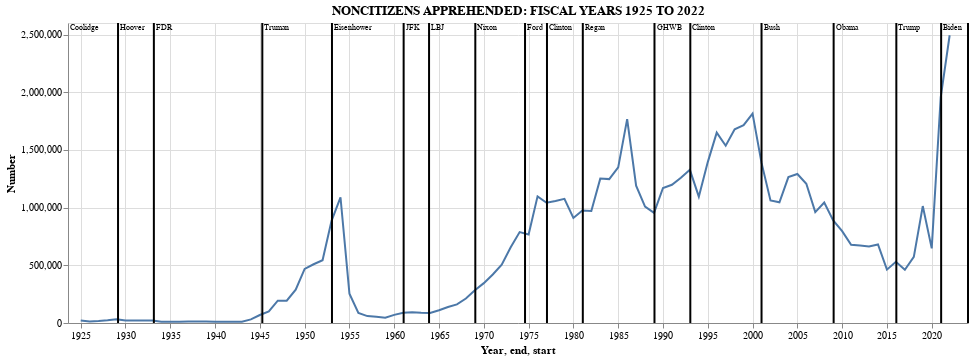

Notebook code for this chart:
### Markdown cell above
# Overview 

NONCITIZENS APPREHENDED: FISCAL YEARS 1925 TO 2020

1. Includes the 15 months from July 1, 1975 to September 30, 1976 because the end date of fiscal years was changed from June 30 to September 30.
2. Beginning in 2008, data include all administrative arrests conducted by ICE Enforcement and Removal Operations (ERO).
3. Beginning in 2009, data include administrative arrests conducted by ICE ERO and administrative arrests conducted under the 287(g) program.
4. The counting methodology for administrative arrests by ICE ERO was revised to align with ICE ERO reporting for 2016; for earlier years only one administrative arrest could be counted for the same person on the same day.
5. U.S. Border Patrol (USBP) data for 2020 include USBP encounters resulting in expulsions on public health grounds under U.S. Code Title 42 in response to the COVID-19 pandemic.
    - Note: Data refer to USBP apprehensions and encounters and ICE administrative arrests. Prior to 1952, data refer to USBP apprehensions. 
    - Source: U.S. Department of Homeland Security.
    

NONCITIZENS APPREHENDED BY PROGRAM AND BORDER PATROL SECTOR, INVESTIGATIONS SPECIAL AGENT IN CHARGE (SAC) JURISDICTION, AND AREA OF RESPONSIBILITY: FISCAL YEARS 2011 TO 2020

- Contains some X Not applicable.							
- Contains D Data withheld to limit disclosure.							
1. The counting methodology for administrative arrests by ICE ERO was revised to align with ICE ERO reporting for 2016; for earlier years only one administrative arrest could be counted for the same person on the same day.		
2. USBP data for 2020 include USBP encounters resulting in expulsions on public health grounds under U.S. Code Title 42 in response to the COVID-19 pandemic.							
3. Historical figures for ICE ERO administrative arrests may differ from those published by ICE due to updates to previously published numbers.							
    - Note: USBP data are current as of October 2020. ICE ERO data are current as of October 2020. ICE HSI data are current as of October 2020.							
    - Source: U.S. Department of Homeland Security.

### Code cell
base = alt.Chart(whole_immigration).mark_line().encode(x="Year",y="Number").properties(width=900)
presidents = pd.DataFrame([
    {
        "start": "1923-08-02",
        "end": "1929-03-03",
        "president": "Coolidge"
    },
    {
        "start": "1929-03-04",
        "end": "1933-03-03",
        "president": "Hoover"
    },
    {
        "start": "1933-03-04",
        "end": "1945-04-11",
        "president": "FDR"
    },
    {
        "start": "1945-04-12",
        "end": "1953-01-19",
        "president": "Truman"
    },
    {
        "start": "1953-01-20",
        "end": "1961-01-19",
        "president": "Eisenhower"
    },
   {
        "start": "1961-01-20",
        "end": "1963-11-21",
        "president": "JFK"
    },
   {
        "start": "1963-11-22",
        "end": "1969-01-19",
        "president": "LBJ"
    },
    {
        "start": "1969-01-20",
        "end": "1974-08-08",
        "president": "Nixon"
    },
    {
        "start": "1974-08-09",
        "end": "1977-01-19",
        "president": "Ford"
    },
    {
        "start": "1977-01-20",
        "end": "1981-01-19",
        "president": "Clinton"
    },
    {
        "start": "1981-01-20",
        "end": "1989-01-19",
        "president": "Regan"
    },
    {
        "start": "1989-01-20",
        "end": "1993-01-19",
        "president": "GHWB"
    },
    {
        "start": "1993-01-20",
        "end": "2001-01-01",
        "president": "Clinton"
    },
    {
        "start": "2001-01-02",
        "end": "2009-01-19",
        "president": "Bush"
    },
    {
        "start": "2009-01-20",
        "end": "2016-01-19",
        "president": "Obama"
    },
    {
        "start": "2016-01-20",
        "end": "2021-01-19",
        "president": "Trump"
    },
    {
        "start": "2021-01-20",
        "end": "2024-01-19",
        "president": "Biden"
    }
    
])
rule = alt.Chart(presidents).mark_rule(
    color="black",
    strokeWidth=2
).encode(
    x='end:T'
)

text = alt.Chart(presidents).mark_text(
    align='left',
    baseline='middle',
    dx=2,
    dy=-145,
    size=8
).encode(
    x='start:T',
    x2='end:T',
    text='president',
    color=alt.value('#000000')
)


base.properties(title="NONCITIZENS APPREHENDED: FISCAL YEARS 1925 TO 2022") + rule + text

### Figure 1 — Vega-Lite specification as saved in the notebook (floating-point values rounded to 4 significant figures)
{"config": {"view": {"continuousWidth": 400, "continuousHeight": 300}}, "layer": [{"data": {"name": "data-b0078a3934f4b1555b5a6cd21bca477b"}, "mark": "line", "encoding": {"x": {"field": "Year", "type": "temporal"}, "y": {"field": "Number", "type": "quantitative"}}, "title": "NONCITIZENS APPREHENDED: FISCAL YEARS 1925 TO 2022", "width": 900}, {"data": {"name": "data-a10a9f6130f438f2e8c8894044d802cd"}, "mark": {"type": "rule", "color": "black", "strokeWidth": 2}, "encoding": {"x": {"field": "end", "type": "temporal"}}}, {"data": {"name": "data-a10a9f6130f438f2e8c8894044d802cd"}, "mark": {"type": "text", "align": "left", "baseline": "middle", "dx": 2, "dy": -145, "size": 8}, "encoding": {"color": {"value": "#000000"}, "text": {"field": "president", "type": "nominal"}, "x": {"field": "start", "type": "temporal"}, "x2": {"field": "end"}}}], "$schema": "https://vega.github.io/schema/vega-lite/v4.17.0.json", "datasets": {"data-b0078a3934f4b1555b5a6cd21bca477b": [{"Year": "1925-01-01T00:00:00", "Number": 22199}, {"Year": "1926-01-01T00:00:00", "Number": 12735}, {"Year": "1927-01-01T00:00:00", "Number": 16393}, {"Year": "1928-01-01T00:00:00", "Number": 23566}, {"Year": "1929-01-01T00:00:00", "Number": 32711}, {"Year": "1930-01-01T00:00:00", "Number": 20880}, {"Year": "1931-01-01T00:00:00", "Number": 22276}, {"Year": "1932-01-01T00:00:00", "Number": 22735}, {"Year": "1933-01-01T00:00:00", "Number": 20949}, {"Year": "1934-01-01T00:00:00", "Number": 10319}, {"Year": "1935-01-01T00:00:00", "Number": 11016}, {"Year": "1936-01-01T00:00:00", "Number": 11728}, {"Year": "1937-01-01T00:00:00", "Number": 13054}, {"Year": "1938-01-01T00:00:00", "Number": 12851}, {"Year": "1939-01-01T00:00:00", "Number": 12037}, {"Year": "1940-01-01T00:00:00", "Number": 10492}, {"Year": "1941-01-01T00:00:00", "Number": 11294}, {"Year": "1942-01-01T00:00:00", "Number": 11784}, {"Year": "1943-01-01T00:00:00", "Number": 11175}, {"Year": "1944-01-01T00:00:00", "Number": 31174}, {"Year": "1945-01-01T00:00:00", "Number": 69164}, {"Year": "1946-01-01T00:00:00", "Number": 99591}, {"Year": "1947-01-01T00:00:00", "Number": 193657}, {"Year": "1948-01-01T00:00:00", "Number": 192779}, {"Year": "1949-01-01T00:00:00", "Number": 288253}, {"Year": "1950-01-01T00:00:00", "Number": 468339}, {"Year": "1951-01-01T00:00:00", "Number": 509040}, {"Year": "1952-01-01T00:00:00", "Number": 543535}, {"Year": "1953-01-01T00:00:00", "Number": 885587}, {"Year": "1954-01-01T00:00:00", "Number": 1089583}, {"Year": "1955-01-01T00:00:00", "Number": 254096}, {"Year": "1956-01-01T00:00:00", "Number": 87696}, {"Year": "1957-01-01T00:00:00", "Number": 59918}, {"Year": "1958-01-01T00:00:00", "Number": 53474}, {"Year": "1959-01-01T00:00:00", "Number": 45336}, {"Year": "1960-01-01T00:00:00", "Number": 70684}, {"Year": "1961-01-01T00:00:00", "Number": 88823}, {"Year": "1962-01-01T00:00:00", "Number": 92758}, {"Year": "1963-01-01T00:00:00", "Number": 88712}, {"Year": "1964-01-01T00:00:00", "Number": 86597}, {"Year": "1965-01-01T00:00:00", "Number": 110371}, {"Year": "1966-01-01T00:00:00", "Number": 138520}, {"Year": "1967-01-01T00:00:00", "Number": 161608}, {"Year": "1968-01-01T00:00:00", "Number": 212057}, {"Year": "1969-01-01T00:00:00", "Number": 283557}, {"Year": "1970-01-01T00:00:00", "Number": 345353}, {"Year": "1971-01-01T00:00:00", "Number": 420126}, {"Year": "1972-01-01T00:00:00", "Number": 505949}, {"Year": "1973-01-01T00:00:00", "Number": 655968}, {"Year": "1974-01-01T00:00:00", "Number": 788145}, {"Year": "1975-01-01T00:00:00", "Number": 766600}, {"Year": "1976-01-01T00:00:00", "Number": 1097739}, {"Year": "1977-01-01T00:00:00", "Number": 1042215}, {"Year": "1978-01-01T00:00:00", "Number": 1057977}, {"Year": "1979-01-01T00:00:00", "Number": 1076418}, {"Year": "1980-01-01T00:00:00", "Number": 910361}, {"Year": "1981-01-01T00:00:00", "Number": 975780}, {"Year": "1982-01-01T00:00:00", "Number": 970246}, {"Year": "1983-01-01T00:00:00", "Number": 1251357}, {"Year": "1984-01-01T00:00:00", "Number": 1246981}, {"Year": "1985-01-01T00:00:00", "Number": 1348749}, {"Year": "1986-01-01T00:00:00", "Number": 1767400}, {"Year": "1987-01-01T00:00:00", "Number": 1190488}, {"Year": "1988-01-01T00:00:00", "Number": 1008145}, {"Year": "1989-01-01T00:00:00", "Number": 954243}, {"Year": "1990-01-01T00:00:00", "Number": 1169939}, {"Year": "1991-01-01T00:00:00", "Number": 1197875}, {"Year": "1992-01-01T00:00:00", "Number": 1258481}, {"Year": "1993-01-01T00:00:00", "Number": 1327261}, {"Year": "1994-01-01T00:00:00", "Number": 1094719}, {"Year": "1995-01-01T00:00:00", "Number": 1394554}, {"Year": "1996-01-01T00:00:00", "Number": 1649986}, {"Year": "1997-01-01T00:00:00", "Number": 1536520}, {"Year": "1998-01-01T00:00:00", "Number": 1679439}, {"Year": "1999-01-01T00:00:00", "Number": 1714035}, {"Year": "2000-01-01T00:00:00", "Number": 1814729}, {"Year": "2001-01-01T00:00:00", "Number": 1387486}, {"Year": "2002-01-01T00:00:00", "Number": 1062270}, {"Year": "2003-01-01T00:00:00", "Number": 1046422}, {"Year": "2004-01-01T00:00:00", "Number": 1264232}, {"Year": "2005-01-01T00:00:00", "Number": 1291065}, {"Year": "2006-01-01T00:00:00", "Number": 1206408}, {"Year": "2007-01-01T00:00:00", "Number": 960673}, {"Year": "2008-01-01T00:00:00", "Number": 1043759}, {"Year": "2009-01-01T00:00:00", "Number": 889212}, {"Year": "2010-01-01T00:00:00", "Number": 796587}, {"Year": "2011-01-01T00:00:00", "Number": 678606}, {"Year": "2012-01-01T00:00:00", "Number": 671327}, {"Year": "2013-01-01T00:00:00", "Number": 662483}, {"Year": "2014-01-01T00:00:00", "Number": 679996}, {"Year": "2015-01-01T00:00:00", "Number": 462388}, {"Year": "2016-01-01T00:00:00", "Number": 530250}, {"Year": "2017-01-01T00:00:00", "Number": 461540}, {"Year": "2018-01-01T00:00:00", "Number": 572566}, {"Year": "2019-01-01T00:00:00", "Number": 1013539}, {"Year": "2020-01-01T00:00:00", "Number": 646822}, {"Year": "2021-01-01T00:00:00", "Number": 1956519}, {"Year": "2022-01-01T00:00:00", "Number": 2493721}], "data-a10a9f6130f438f2e8c8894044d802cd": [{"start": "1923-08-02", "end": "1929-03-03", "president": "Coolidge"}, {"start": "1929-03-04", "end": "1933-03-03", "president": "Hoover"}, {"start": "1933-03-04", "end": "1945-04-11", "president": "FDR"}, {"start": "1945-04-12", "end": "1953-01-19", "president": "Truman"}, {"start": "1953-01-20", "end": "1961-01-19", "president": "Eisenhower"}, {"start": "1961-01-20", "end": "1963-11-21", "president": "JFK"}, {"start": "1963-11-22", "end": "1969-01-19", "president": "LBJ"}, {"start": "1969-01-20", "end": "1974-08-08", "president": "Nixon"}, {"start": "1974-08-09", "end": "1977-01-19", "president": "Ford"}, {"start": "1977-01-20", "end": "1981-01-19", "president": "Clinton"}, {"start": "1981-01-20", "end": "1989-01-19", "president": "Regan"}, {"start": "1989-01-20", "end": "1993-01-19", "president": "GHWB"}, {"start": "1993-01-20", "end": "2001-01-01", "president": "Clinton"}, {"start": "2001-01-02", "end": "2009-01-19", "president": "Bush"}, {"start": "2009-01-20", "end": "2016-01-19", "president": "Obama"}, {"start": "2016-01-20", "end": "2021-01-19", "president": "Trump"}, {"start": "2021-01-20", "end": "2024-01-19", "president": "Biden"}]}}
